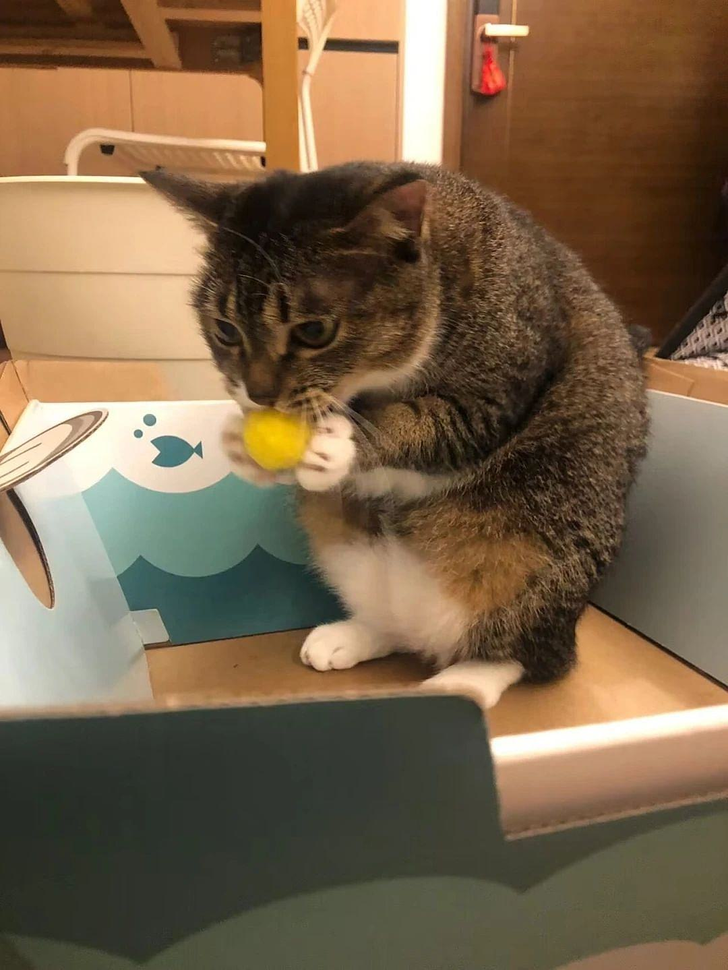
#> input picture image.png, 728 x 970 px, shrunk from 1080 x 1439 before the run
$ python '信噪比未知.py'
#> lines starting #> are read from the running program, lines starting #| are printed output that depends on the picture
import cv2
import numpy as np

# 维纳滤波函数
def wiener_filter(image, noise_power_spectrum, snr=None):
    # 计算维纳滤波器的频域表达式
    if snr is None:
        # 信噪比未知情况下，使用最大似然估计计算信噪比
        snr = np.mean(np.abs(image) ** 2) / np.mean(noise_power_spectrum)

    wiener_filter = 1 / (1 + snr / noise_power_spectrum)

    # 对图像进行傅里叶变换
    image_freq = np.fft.fft2(image)

    # 进行维纳滤波
    filtered_freq = wiener_filter * image_freq

    # 对滤波后的频域结果进行反傅里叶变换
    filtered_image = np.fft.ifft2(filtered_freq)

    # 返回复原后的图像
    return np.abs(filtered_image)

# 读取原始图像
image = cv2.imread("image.png", 0)  # 读取灰度图像
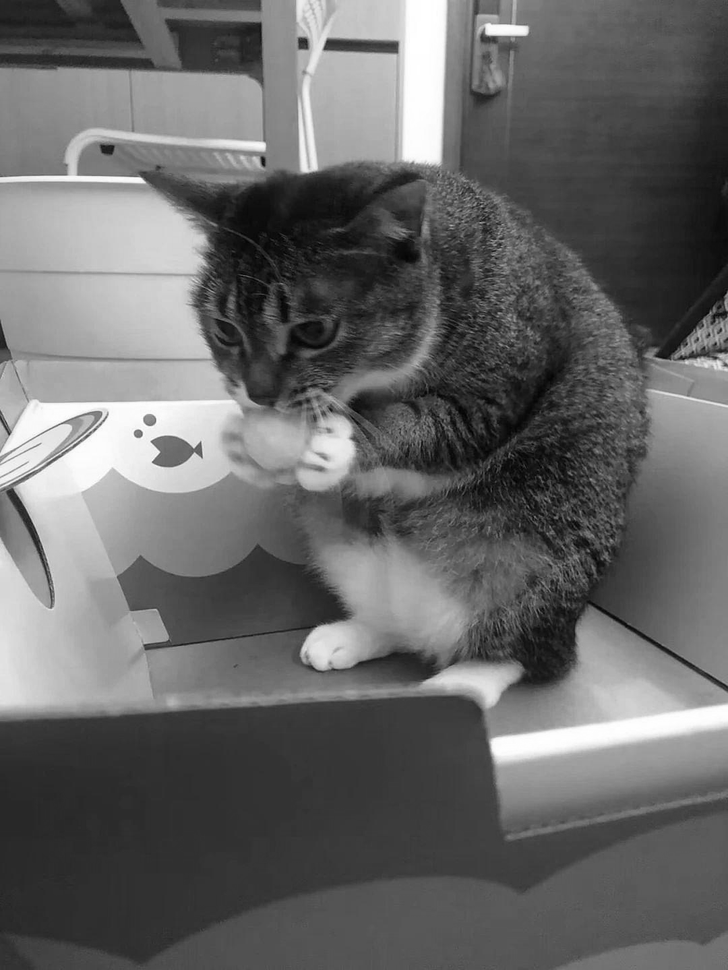
#> image: shape (970, 728); min 1, max 255, mean 103.1

# 生成高斯噪声
noise = np.random.randn(*image.shape) * 20

# 计算噪声的功率谱密度
noise_power_spectrum = np.fft.fft2(noise[::-1, ::-1])

# 进行图像复原
restored_image = wiener_filter(image, noise_power_spectrum)

# 显示图像复原结果
cv2.imshow("Original Image", image)
cv2.imshow("Restored Image", np.uint8(restored_image))
cv2.waitKey(0)
cv2.destroyAllWindows()
